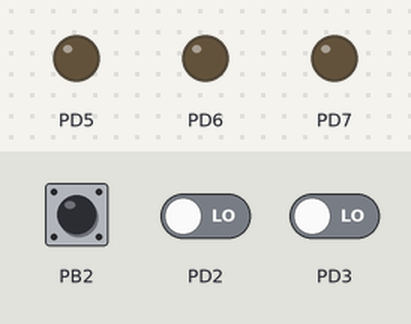
The program below on a simulated ATmega32, built with avr-gcc and emulated at 1 MHz (the files do not name the chip). Shown: output pins drawn as LEDs (lit = HIGH). The inputs (shaded band) are chosen by the test bench; at power-on: PB2 HIGH, PD3 LOW, PD2 LOW.

Above: at 1.2 s.
1.3 s: PB2 driven LOW
At 19.8 s:
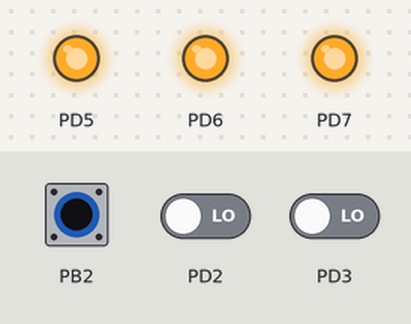
20.5 s: PD3 driven HIGH
At 21.3 s:
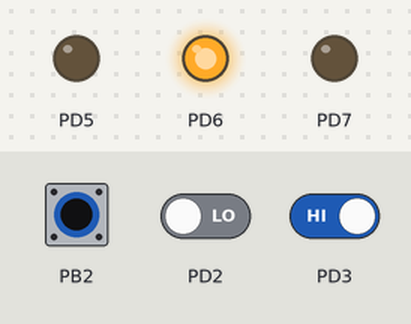
23.0 s: PB2 pulsed HIGH 2 times (0.12 s each, 0.3 s apart)
At 24.2 s:
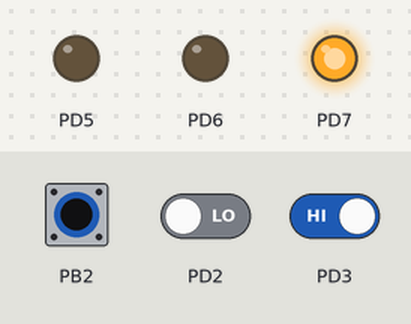
Timing chart, 0 to 26.6 s (numbered marks = the images above; inputs shaded):
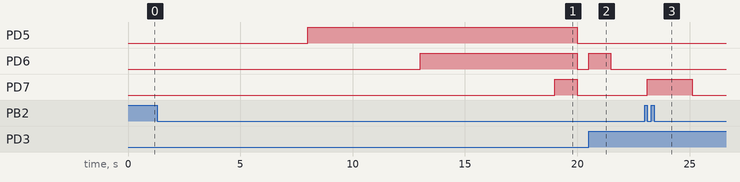

Measured:
- after the input at 1.3 s, PD7: LOW → HIGH after 17.7 s, → LOW 1.0 s later
- after the input at 20.5 s, PD6: LOW → HIGH at once, → LOW 1.0 s later
- after the input at 23.0 s, PD7: LOW → HIGH after 0.12 s, → LOW 2.0 s later

The program:

main.c
```c
/*
 * atmega32_unit6Lesson4.c
 *
 * Created: 11/26/2023 2:49:52 AM
 * Author : m7med
 */
#define F_CPU 1000000ul
#include <avr/io.h>
#include <avr/interrupt.h>
#include <util/delay.h>
#include "stdint.h"


//#define  IO_BASE 0x20
//externalInt
//#define MCUCR *((volatile uint32_t*)(IO_BASE+0x35))
//#define MCUCSR *((volatile uint32_t*)(IO_BASE+0x34))
//#define GICR *((volatile uint32_t*)(IO_BASE+0x3B))
//status Register
//#define SREG *((volatile uint32_t*)(IO_BASE+0x3F))
//PORTD
//#define PORTD *((volatile uint32_t*)(IO_BASE+0x12))
//#define DDRD *((volatile uint32_t*)(IO_BASE+0x11))


void IRQ_init()
{
	//the I-bit (bit 7) in the Status Register (SREG) is set (one),
	//SREG |= (1<<7);
	sei();
	//INT0 (bit 6) bit is set >> the external pin interrupt is enabled.
	GICR |= (1<<6);
	//INT1 (bit 7) bit is set >> the external pin interrupt is enabled.
	GICR |= (1<<7);
	//INT2 (bit 5) bit is set >> the external pin interrupt is enabled.
	GICR |= (1<<5);
}

int main(void)
{
	IRQ_init();
	//allow PORTD pins (5,6,7) as output (bit = 1)
	 DDRD |= (1<<5);
	 DDRD |= (1<<6);
	 DDRD |= (1<<7);
	//int0 >> Any logical change controlled by MCUCR Register
	MCUCR |= (1<<0);
	MCUCR &= ~(1<<1);
	//int1 >> The rising edge controlled by MCUCR Register
	MCUCR |= (1<<2);
	MCUCR |= (1<<3);
	//int2 >> The falling edge controlled by MCUCSR Register
	MCUCSR &= ~(1<<6);
    while (1)
	{
		//PORTD pins(5,6,7) Resetting
		PORTD &= ~(1<<5);
		PORTD &= ~(1<<6);
		PORTD &= ~(1<<7);
	}
}
ISR(INT0_vect)
{
	//PORTD pin 5 setting
	PORTD |= (1<<5);
	_delay_ms(1000);
}

ISR(INT1_vect)
{
	//PORTD pin 6 setting
	PORTD |= (1<<6);
	_delay_ms(1000);
}
ISR(INT2_vect)
{
	//PORTD pin 7 setting
	PORTD |= (1<<7);
	_delay_ms(1000);
}
```
